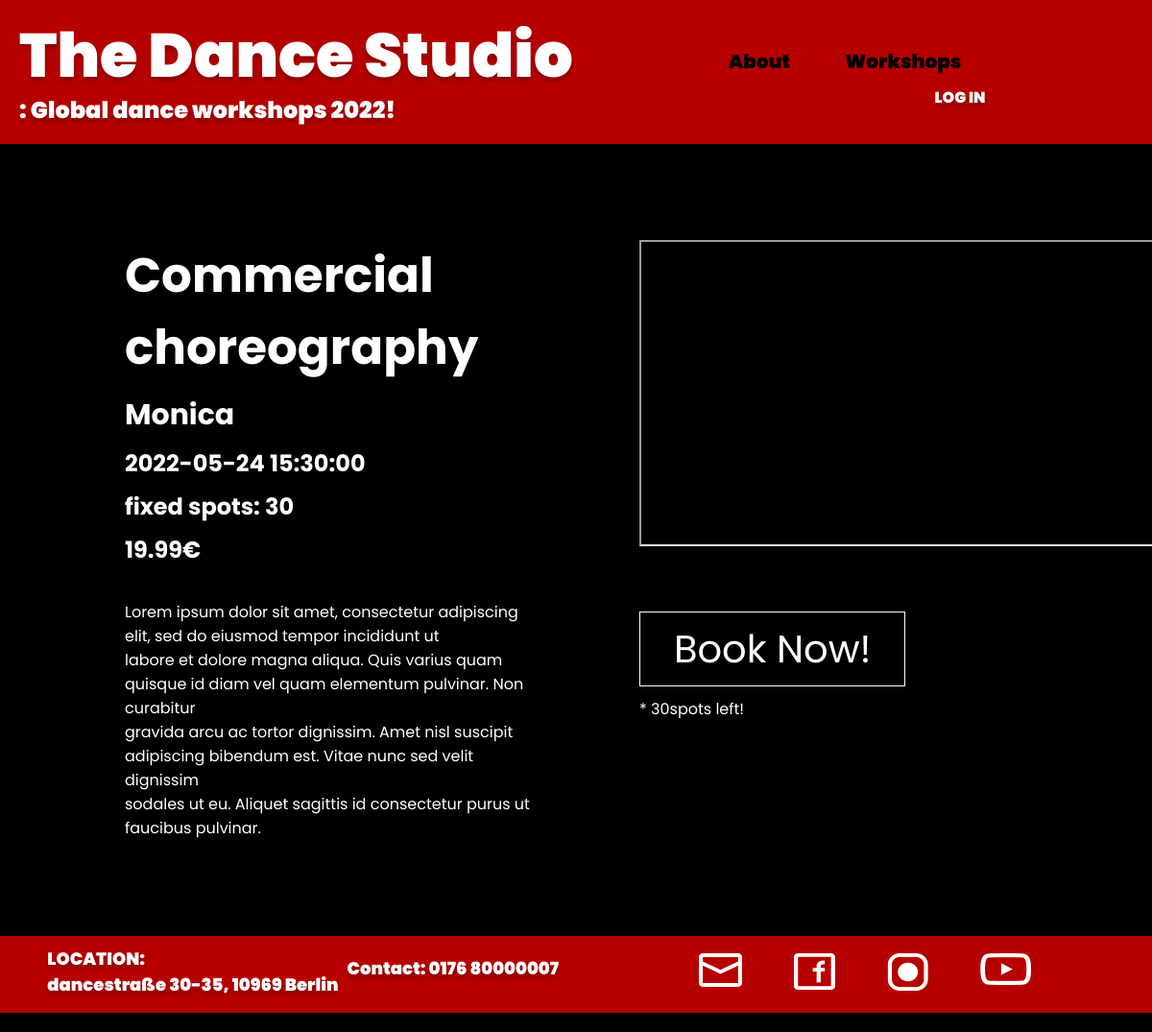
/classinfo/2, run on an earlier commit of the app's database.
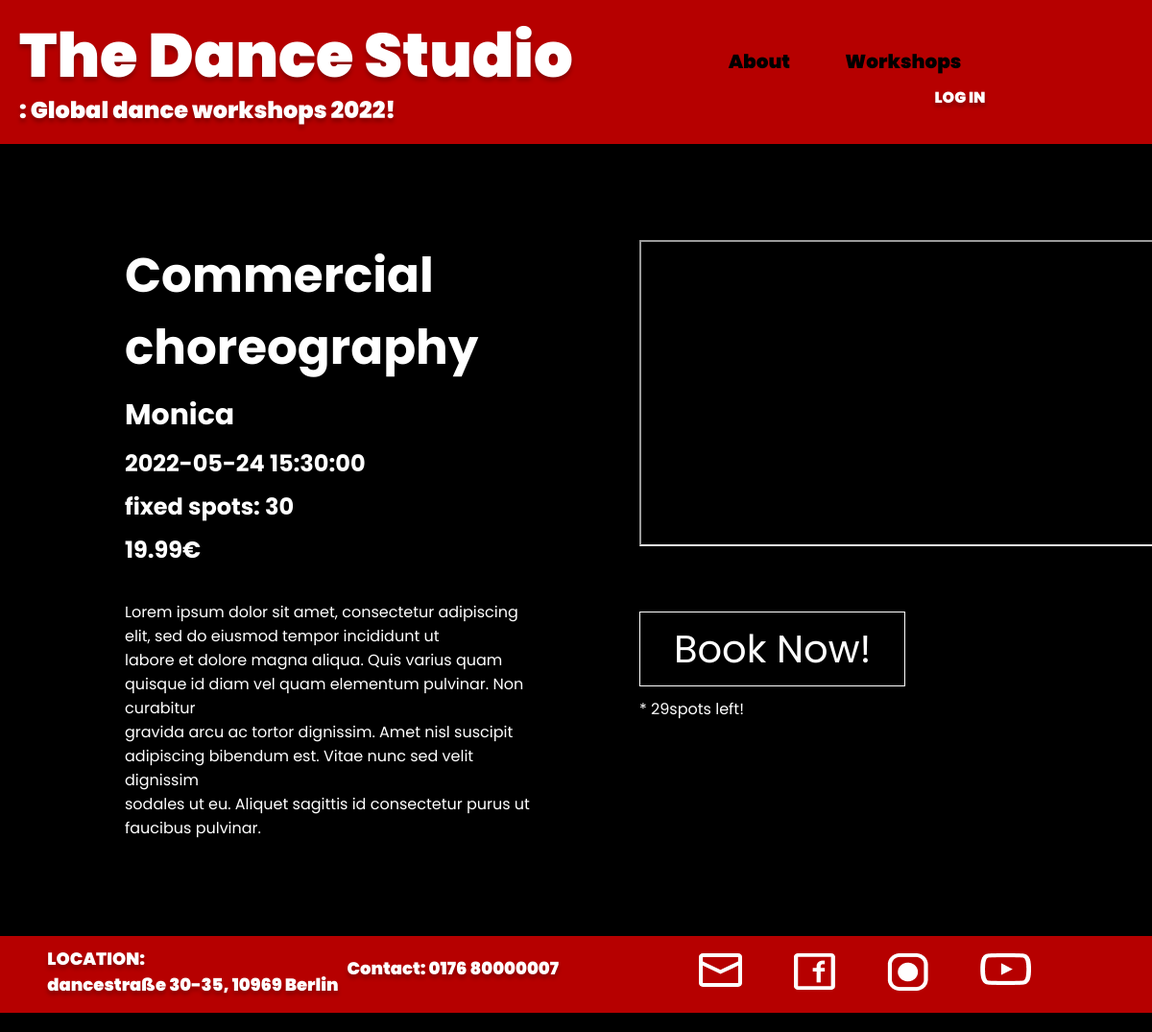
And on a later commit of the database.
### app/booking/models.py (models this page shows)
class Workshop(db.Model, CRUDMixin):
    id = db.Column(db.Integer, primary_key=True)
    date = db.Column(db.DateTime)
    name = db.Column(db.String(20))
    teacher = db.Column(db.String(50))
    price = db.Column(db.Numeric(20, 2))
    fixed_spots = db.Column(db.Integer)
    available_spots = db.Column(db.Integer)
    userinfos = db.relationship('Userinfo', backref='workshop', lazy=True)
    picture_url = db.Column(db.String(260))
    video_url= db.Column(db.String(260))

### app/booking/routes.py (the view)
@blueprint.route('/classinfo/<int:id>')
def classinfo(id):
    workshop = Workshop.query.filter_by(id=id).first_or_404()
    return render_template('booking/classInfo.htm',workshop=workshop)

### app/templates/booking/classInfo.htm
{% extends 'base.html' %}
{% block css %}
<link rel="stylesheet" type="text/css" href="../static/styles/classinfo_style.css">
{% endblock %}
{% block body %}
    <div class="content">
        <div class="info">
            <h1> {{workshop.name}} </h1>
            <h2> {{workshop.teacher}} </h2>
            <h3> {{workshop.date}} </h3>
            <h4> fixed spots: {{workshop.fixed_spots}}</h4>
            <h5> {{workshop.price}}€</h5>
            <p><br>Lorem ipsum dolor sit amet, consectetur adipiscing <br> elit, sed do eiusmod tempor incididunt ut <br>labore et dolore magna aliqua. Quis varius quam <br>quisque id diam vel quam elementum pulvinar. Non curabitur<br> gravida arcu ac tortor dignissim. Amet nisl suscipit <br>adipiscing bibendum est. Vitae nunc sed velit dignissim <br>sodales ut eu. Aliquet sagittis id consectetur purus ut <br>faucibus pulvinar. </p>
        </div>
        <div class="rightside">
            <iframe width="560" height="315" src={{workshop.video_url}}>
            </iframe>
            <br>
            <a href="/book/{{workshop.id}}" class="book">
                Book Now!
            </a>
            <p1>
            <br> * {{workshop.available_spots}}spots left!
            </p1>
        </div>
    </div>
{% endblock %}

### app/templates/base.html (shortened to what this page needs)
<!DOCTYPE html>
<html lang="en">
    <head>
        {% block head %}
            <link rel="stylesheet" type="text/css" href="../static/styles/base_style.css">
            {% block css %}{% endblock %}
        {% endblock %}
    </head>
<body>
    <div class="header">
        <div class="logos">
            <div class="logo">
                <a href="/"> The Dance Studio <br></a>
            </div>
            <div class="second_logo">
                <br>: Global dance workshops 2022!
            </div>
        </div>
        <nav>
            <ul class="header_items">
                <li>
                    <a href="/about">About</a>
                </li>
                <li>
                    <a href="/workshops">Workshops</a>
                </li>
            </ul>
            {% if not current_user.is_authenticated %}
                <div class="login">
                    <a href="{{ url_for('auth.get_login') }}">LOG IN </a>
                </div>
            {% endif %}
        </nav>
    </div>
    {% block body %} {% endblock %}
    <footer>
        <div class="location">
            <p>
                LOCATION: <br>
                dancestraße 30-35, 10969 Berlin<br>
            </p>
        </div>
        <div class="contact">
            <p>Contact: 0176 80000007</p>
        </div>
        <ul class="socialIcons">
            <li>
                <a href="mailto:jung.lee@code.berlin">
                    <img src="../static/images/mailicon.svg" alt="mail">
                </a>
            </li>
            <li>
                <a href="https://www.facebook.com" target="_blank" rel="noopener noreferrer">
                    <img src="../static/images/fbicon.png" alt="facebook">
                </a>
            </li>
            <li>
                <a href="https://www.instagram.com" target="_blank" rel="noopener noreferrer">
                    <img src="../static/images/instaicon.png" alt="instagram">
                </a>
            </li>
            <li>
                <a href="https://www.youtube.com" target="_blank" rel="noopener noreferrer">
                    <img src="../static/images/youtubeicon.png" alt="youtube">
                </a>
            </li>
        </ul>
    </footer>
</body>
</html>

### app/static/styles/base_style.css (style rules this page uses)
* { margin: 0; padding: 0; }
body { font-family: 'Poppins', sans-serif; background-color: black; height: 100%; }
.header { background-color: #B60000; height: 150px; width: 100%; }
.logos { display: flex; justify-content: flex-start; flex-direction: column; width: 650px; }
.logo { font-weight: 900; font-style: normal; font-size: 64px; text-shadow: 0px 4px 4px rgba(0, 0, 0, 0.25); position: relative; left: 20px; top: 10px; transition: 300ms; }
.second_logo { font-style: normal; font-weight: 900; font-size: 24px; line-height: 33px; color: #FFFFFF; position: relative; top: -30px; left: 20px; text-shadow: 0px 4px 4px rgba(0, 0, 0, 0.25); }
.logos a { text-decoration: none; color: #ffffff; }
nav { display: flex; align-items: center; height: 72px; flex-direction: column; position: relative; right: 100px; top: -120px; float: right; }
nav ul { width: 300px; list-style: none; display: flex; flex-direction: row; justify-content: space-around; padding: 8px 70px; }
nav ul a { color: #000000; font-weight: 900; text-decoration: none; font-size: 20px; }
nav ul li::after { content: ''; width: 0%; height: 2px; background: #000000; display: block; margin: auto; transition: 0.5s; }
.login { position: relative; right: -120px; }
.login a { color: #ffffff; text-decoration: none; text-shadow: 0px 4px 4px rgba(0, 0, 0, 0.25); font-weight: 900; }
.login::after { content: ''; width: 0%; height: 2px; background: #ffffff; display: block; margin: auto; transition: 0.5s; }
footer { height: 80px; background-color: #B60000; display: flex; justify-content: space-around; margin-bottom: 0px; }
footer .location { position: relative; top: 10px; left: 30px; }
footer .contact { position: relative; top: 20px; }
footer p { color: #FFFFFF; font-size: 18px; font-weight: 900; font-weight: 900; text-shadow: 0px 4px 4px rgba(0, 0, 0, 0.25); }
.socialIcons { position: relative; top: 10px; }
footer ul { width: 400px; list-style: none; display: flex; flex-direction: row; justify-content: space-around; padding: 8px 80px; }
footer ul li { transition: 400ms; }

### app/static/styles/classinfo_style.css (style rules this page uses)
.content { display: flex; flex-direction: row; margin: 100px 30px; color: #FFFFFF; position: relative; left: 100px; width: 1000px; }
.content h1 { font-size: 50px; margin-bottom: 10px; }
.content h2 { font-size: 30px; margin-bottom: 10px; }
.content h3, h4, h5 { font-size: 24px; margin-bottom: 10px; }
.rightside { position: relative; left: 100px; }
.rightside iframe { margin-bottom: 70px; }
.book { text-decoration: none; color: #FFFFFF; font-size: 40px; margin: 10px 0 30px 0; border: 1px solid #FFFFFF; padding: 10px 35px; cursor: pointer; transition: 500ms; }
.rightside p1 { position: relative; top: 20px; }

What changed in the data, as far as the page shows it:
changed Workshop "Commercial choreography": available_spots "30" → "29"
